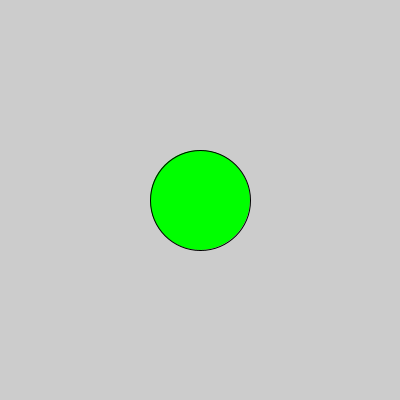
Frame 1 (no input)
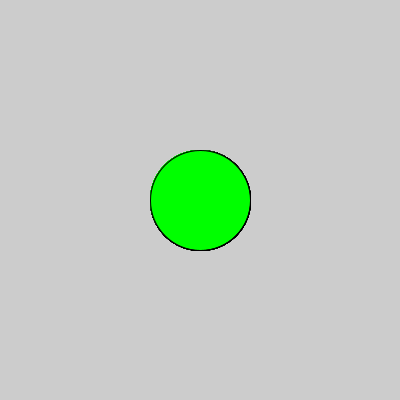
Frame 60 (the mouse pressed at the canvas centre just before this capture)
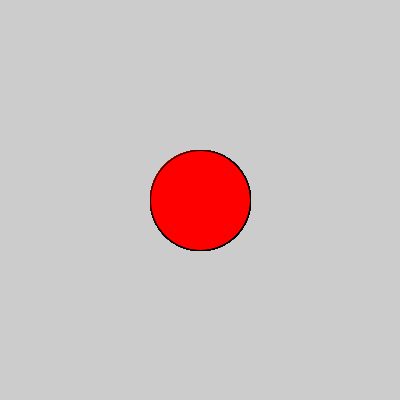
Frame 120 (the mouse held since frame 60 and released just before this capture)

The Processing sketch that drew these frames (run headless with seeded random() and noise(); from frame 60 on, the mouse is pressed at the canvas centre):

// Processing sketch: processing_74125
// ── processing_74125.pde

float xPos = 0;
float yPos = 0;
float d = 0;

void setup() {
  size(400, 400);
  xPos = width/2;
  yPos = height/2;
  d= 100;
}

void draw() {

  if (dist(xPos, yPos, mouseX, mouseY) < d/2) {
    fill(255, 0, 0);
  }
  else {
    fill(0, 255, 0);
  }

  ellipse(xPos, yPos, d, d);
}
